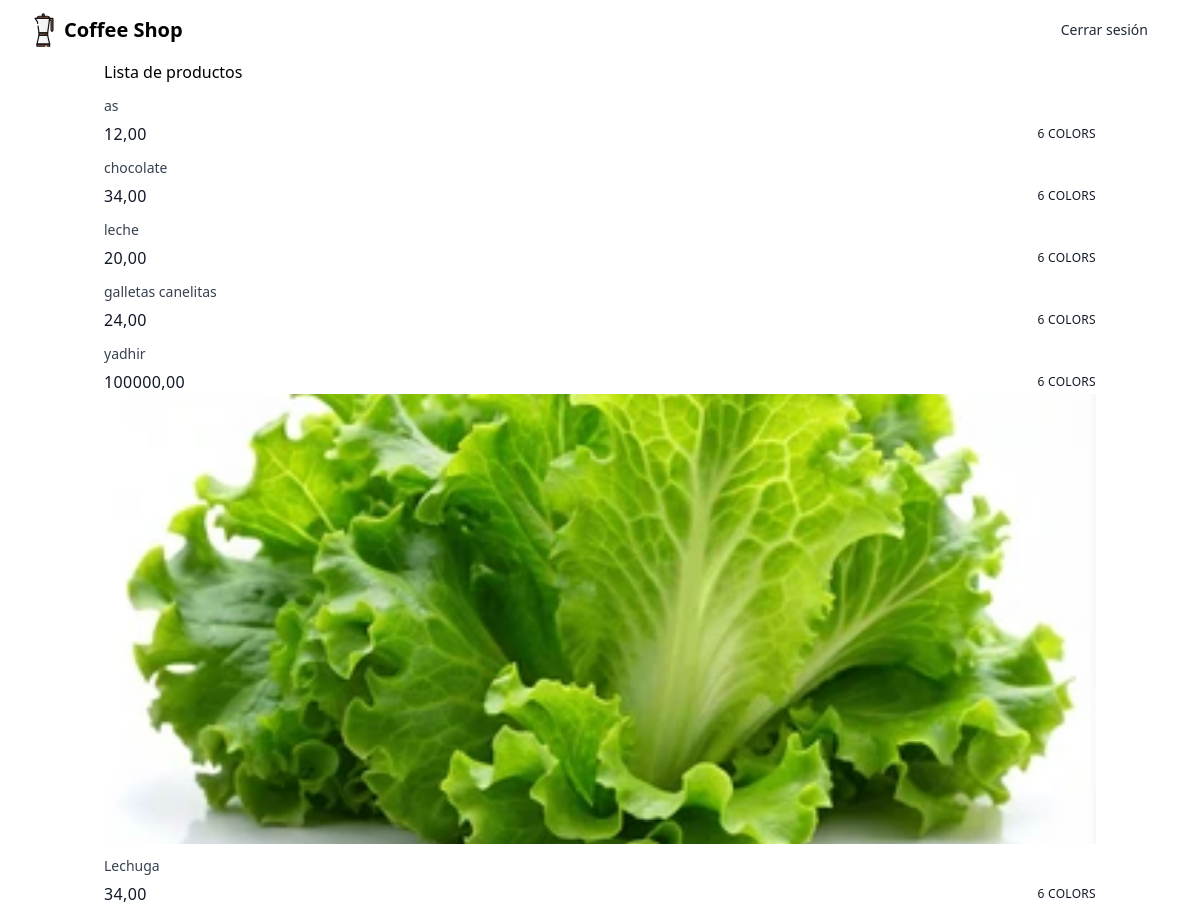
The page /productos/ (signed in) on the database its author committed.
### products/models.py (models this page shows, shortened)
class Product(models.Model):
    name = models.CharField(max_length=200, verbose_name="Nombre")
    description = models.TextField(max_length=300, verbose_name="Descripción")  # Cambié 'Description' a minúscula
    price = models.DecimalField(max_digits=10, decimal_places=2, verbose_name="Precio")  # Cambié 'Price' a minúscula
    available = models.BooleanField(default=True, verbose_name="Disponible")  # Cambié 'Available' a minúscula y true a booleano
    photo = models.ImageField(upload_to='logos', null=True, blank=True, verbose_name="Foto")  # Cambié 'Photo' a minúscula

### products/views.py (the view)
# urls.py: path('', ProductListView.as_view(), name="list-product"),
class ProductListView(generic.ListView):
    model = Product
    template_name = 'lista_productos.html'
    context_object_name = 'prodd'

### products/templates/lista_productos.html (shortened to what this page needs)
{% extends "base.html" %}
{% block content %}
<h1>Lista de productos</h1>
<ul>
    {% for product in prodd %}
        {% if product.photo %}
        <a href="#" class="group block overflow-hidden">
            <div class="relative h-[350px] sm:h-[450px]">
              <img
                src="{{product.photo.url}}"
                alt="{{product.name}}"
                class="absolute inset-0 h-full w-full object-cover opacity-100 group-hover:opacity-0"
              />
            </div>
            {% endif %}
            <div class="relative bg-white pt-3">
              <h3 class="text-sm text-gray-700 group-hover:underline group-hover:underline-offset-4">
                {{ product.name }}
              </h3>
              <div class="mt-1.5 flex items-center justify-between text-gray-900">
                <p class="tracking-wide">{{ product.price }}</p>
                <p class="text-xs uppercase tracking-wide">6 Colors</p>
              </div>
            </div>
          </a>
    {% endfor %}
</ul>
{% endblock content %}

### rows shown on the page
Product: name "as", price "12,00"
Product: name "chocolate", price "34,00"
Product: name "leche", price "20,00"
Product: name "galletas canelitas", price "24,00"
Product: name "yadhir", price "100000,00"
Product: photo (picture), name "Lechuga", price "34,00"
